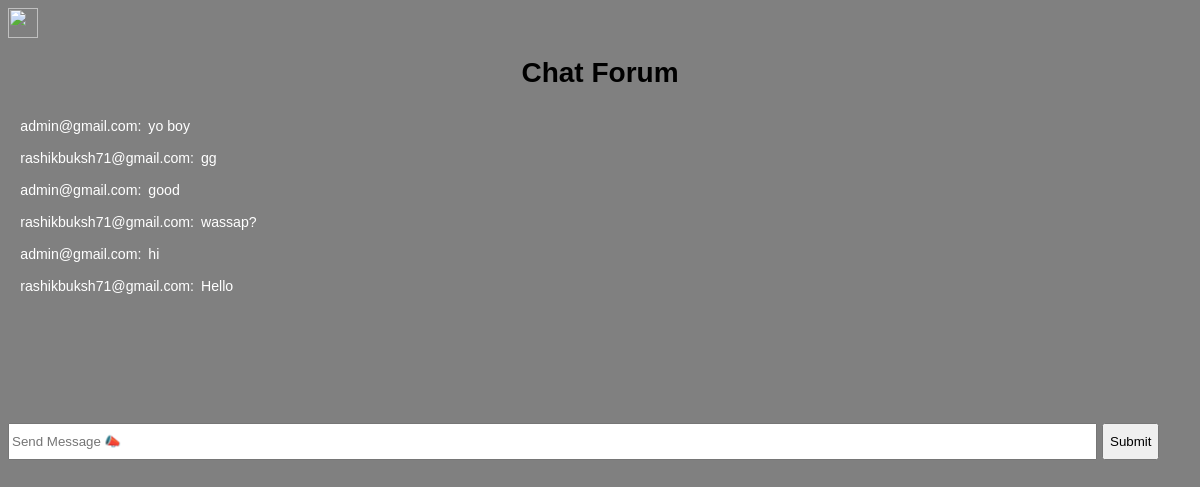
Page /main/chat_forum/ (signed in) on the earlier database version.
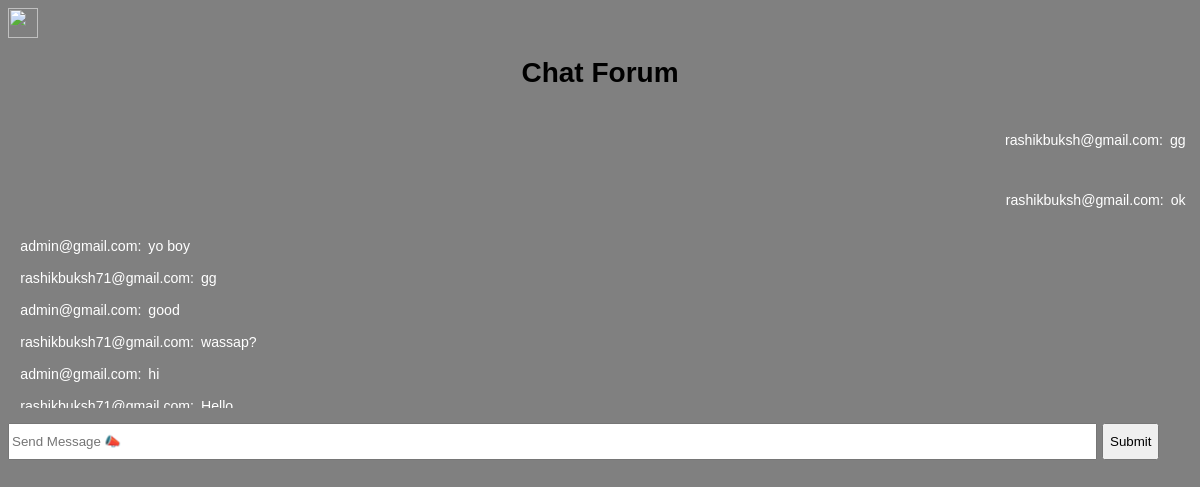
Same page on the later database version.
### main/models.py (models this page shows)
class chatForumMessages(models.Model):
    message_user = models.ForeignKey(settings.AUTH_USER_MODEL, default=None, on_delete=models.DO_NOTHING)
    message = models.CharField(max_length=300, null=True)
    date = models.DateTimeField(auto_now_add=True)

### accounts/models.py (models this page shows)
class User(AbstractUser):
    is_email_verified = models.BooleanField(default=False)
    def __str__(self):
        return self.email

### main/views.py (the view)
@login_required(login_url="/account/login/")
def chatForum(request):
    form = forms.chatForumForm()
    if request.method == 'POST':
        form = forms.chatForumForm(request.POST)
        if form.is_valid():
            instance = form.save(commit=False)
            instance.message_user = request.user
            instance.save()
            return HttpResponseRedirect(request.path_info)
    else:
        form = forms.chatForumForm()
    forum = chatForumMessages.objects.all().order_by('-date')
    context = {}
    context['forum'] = forum
    context['form'] = form
    return render(request, 'main/chatForum.html', context)

### main/forms.py
class chatForumForm(forms.ModelForm):
    class Meta:
        model = models.chatForumMessages
        fields = ['message']

### main/templates/main/chatForum.html (shortened to what this page needs)
<html>
<head>
</head>
<body style="background-color: #808080;">
<a href="../"><img src="/static/home/img/back.png" height="30px" width="30px"></a>
<div class="row card-panel shoutbox-container">
        <div class="col s12 content-title toggle">
            <h1 align="center">Chat Forum</h1>
        </div>
        <div id="shoutbox-outline" class="toggle-outline" style="width: 100%; display: block;">
            <div id="shouts-container" class="col s12 shouts" style="font-size: 1.01em; margin-bottom: 15px;">
			<div id="shout-2255647" class="shout-item" style="color:white;">
			{% for forum in forum %}
                {% if forum.message_user == user %}
					<p align="right"><span class="shout-user">
					<span class="tbdrank elite">{{ forum.message_user }}</span>: </span><span class="shout-text">{{ forum.message }}</span></p>
				{% else %}
					<span class="shout-user">
					<span class="tbdrank elite">{{ forum.message_user }}</span>: </span><span class="shout-text">{{ forum.message }}</span>
                <br>
				{% endif %}
                <br>
            {% endfor %}
			</div>
			</div>
<form method="POST" id="register-form" class="register-form">
            <div id="shout-send-container" class="col s12">
                <input id="shout_text" name="message" maxlength="300" type="text" class="shoutbox-text" placeholder="Send Message 📣" autocomplete="off">
                <div id="shout-ibb-container">
                    <button type="submit" name="signup_submit" id="submit_button" class="form-submit" value="Sign up" style="flex-grow: 1; height: 37px;">Submit</button>
                </div>
            </div>
</form>
            <div id="smilies-outline" class="col s12 toggle-outline" style="padding: 1.5rem">
            </div>
        </div>
    </div>
	</body>
	</html>

### main/templates/main/chatForum.html (style rules this page uses)
html { scroll-behavior: smooth; }
body { font-family: 'PT Sans', Verdana, sans-serif; font-size: 14px; word-wrap: break-word; }
body { word-wrap: break-word; display: flex; min-height: 100vh; flex-direction: column; }
#shouts-container { padding-left: .7%; padding-right: .2%; height: 300px; overflow: auto; }
#shout-send-container, #ssb-send-container { border-top: 1px solid var(--border-color); border-bottom: 1px solid var(--border-color); display: flex; }
#shout_text, #staff_shout_text { flex-grow: 1; height: 37px; }
#shout-ibb-container, #ssb-ibb-container { min-width: 95px; margin-right: -5px; padding-left: 5px; }
#shouts-container .shout-item { padding: 10px 4px; }
#shouts-container .shout-user a, #shouts-container .shout-text { margin-left: 3px; }

Differences in the rows shown:
added chatForumMessages: message_user "rashikbuksh@gmail.com", message "gg"
added chatForumMessages: message_user "rashikbuksh@gmail.com", message "ok"
